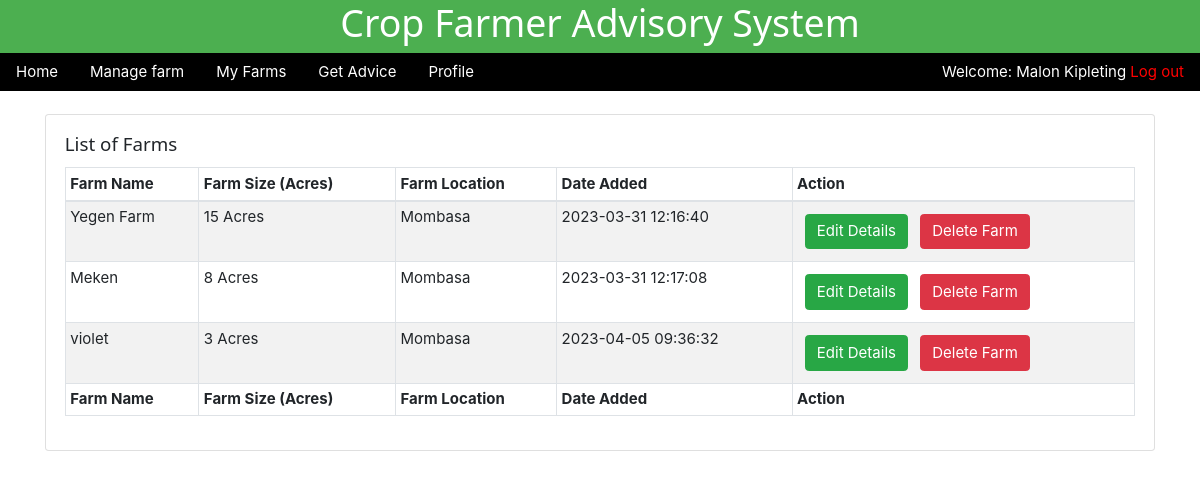
The app's page /farms.php (signed in) with its own data.
### tables this page shows
CREATE TABLE `farm_details` (
  `id` int(11) NOT NULL,
  `farm_id` varchar(255) NOT NULL,
  `farm_name` varchar(255) NOT NULL,
  `farm_location` varchar(255) NOT NULL,
  `farm_size` varchar(100) NOT NULL,
  `date_added` timestamp NOT NULL DEFAULT CURRENT_TIMESTAMP
);

CREATE TABLE `county_details` (
  `id` int(11) NOT NULL,
  `county_id` varchar(20) NOT NULL,
  `county_name` varchar(50) NOT NULL
);

### farms.php (the view, shortened to what this page needs)
<?php
include 'connection.php';
$name =  $_SESSION['farmerFname'] . " ". $_SESSION['farmerLname'];
$farmer_id = $_SESSION['farmerId'];
?>
<!DOCTYPE html>
<html>
<head>
     <?php
include './components/header.php';
?>
 </head>
<body>
	<?php
include './components/navbar.php';
?>
<div class="container">
	<div class="row">
		<div class="col-md-12">
		<div class="card">
                        <div class="card-body">
                            <h5 class="card-title">List of Farms</h5>
                            <table id="dtBasicExample" class="table table-striped table-bordered table-sm"
                                cellspacing="0" width="100%">
                                <thead>
                                    <tr>
                                        <th>Farm Name</th>
                                        <th>Farm Size (Acres)</th>
                                        <th>Farm Location</th>
                                        <th>Date Added</th>
                                        <th>Action</th>
                                    </tr>
                                </thead>
                                <tbody>
                                    <?php
  if($farmer_id){
      $data_fetch_query = "SELECT * FROM `farm_details`
	INNER JOIN farmer_owner_details ON farmer_owner_details.farm_id = farm_details.farm_id
	INNER JOIN county_details ON county_details.county_id = farm_details.farm_location
	";
      $data_result = mysqli_query($db, $data_fetch_query);
      if ($data_result->num_rows > 0){
          while($row = $data_result->fetch_assoc()) {
              $farm_id = $row['farm_id'];
              $farm_name = $row['farm_name'];
              $farm_size = $row['farm_size'];
              $farm_loc = $row['county_id'];
              $farm_location = $row['county_name'];
              $date_created = $row['date_added'];
      echo "<tr> <td>" .$farm_name.  "</td>";
      echo "<td>" .$farm_size." "."Acres"."</td>";
      echo "<td>" .$farm_location."</td>";
      echo "<td>" .$date_created."</td>";
      echo "<td>
      <form method ='POST' action=''>
      <input  type='text' hidden name='Farm_id' value='$farm_id'>
      <input type='submit' data-farm_id='$farm_id'  data-farm_name='$farm_name' data-farm_size='$farm_size' data-farm_location='$farm_loc' value='Edit Details' name='edit-farm-btn' class='btn btn-success edit-farm-modal-btn m-2'>
      <input type='submit' data-id= '$farm_id' value='Delete Farm'  class='btn btn-danger deleteFarmBtn'>
      </form>
      </td> </tr>";
      }
      }else{
      echo "<td>"."No Data Found"."</td>";
      }
      } else{
          echo "<td>"."No farms available"."</td>";
      }
?>
                                </tbody>
                                <tfoot>
                                    <tr>
									<th>Farm Name</th>
									<th>Farm Size (Acres)</th>
                                        <th>Farm Location</th>
										<th>Date Added</th>
                                        <th>Action</th>
                                    </tr>
                                </tfoot>
                            </table>
                        </div>
                    </div>
		</div>
	</div>
</div>
</body>
</html>

### components/header.php (shortened to what this page needs)
 <link rel="stylesheet" href="css/w3css.css">
<link rel="stylesheet" href="./static/bs/css/bootstrap.min.css">
 <link href="css/style.css" rel="stylesheet" type="text/css" />

### components/navbar.php
<div id="">
            <fieldset class="w3-green">
                <div id="" >
            <h1><center>Crop Farmer Advisory System<center></h1>
            <div class="w3-bar w3-black">
                <a href="home.php" class="w3-bar-item w3-button">Home</a>
                <a href="manage.php" class="w3-bar-item w3-button ">Manage farm</a>
                <a href="farms.php" class="w3-bar-item w3-button">My Farms</a>
                <a href="advice.php" class="w3-bar-item w3-button">Get Advice</a>
                <a href="update.php" class="w3-bar-item w3-button">Profile</a>
                <div class="w3-bar-item w3-right">
                Welcome: <?php echo $name; ?>
  <a  href='logout.php' style="color:red">Log out</a>
                </div>
            </div>
        </div>
            </fieldset>
                <br>
    </div>

### css/w3css.css (style rules this page uses)
html { box-sizing:border-box }
*,*:before,*:after { box-sizing:inherit }
html { -ms-text-size-adjust:100%;-webkit-text-size-adjust:100% }
body { margin:0 }
a { background-color:transparent;-webkit-text-decoration-skip:objects }
button,input,select,textarea { font:inherit;margin:0 }
button,input { overflow:visible }
button,html [type=button],[type=reset],[type=submit] { -webkit-appearance:button }
fieldset { border:1px solid #c0c0c0;margin:0 2px;padding:.35em .625em .75em }
html,body { font-family:Verdana,sans-serif;font-size:15px;line-height:1.5 }
html { overflow-x:hidden }
h1,h2,h3,h4,h5,h6,.w3-slim,.w3-wide { font-family:"Segoe UI",Arial,sans-serif }
h1 { font-size:36px }
h5 { font-size:18px }
h1,h2,h3,h4,h5,h6 { font-weight:400;margin:10px 0 }
a { color:inherit }
.w3-btn,.w3-btn-block,.w3-button { border:none;display:inline-block;outline:0;padding:6px 16px;vertical-align:middle;overflow:hidden;text-decoration:none!important;color:#fff;background-color:#000;text-align:center;cursor:pointer;white-space:nowrap }
.w3-button { color:#000;background-color:#f1f1f1;padding:8px 16px }
.w3-btn,.w3-btn-floating,.w3-btn-floating-large,.w3-closenav,.w3-opennav,.w3-btn-block,.w3-button { -webkit-touch-callout:none;-webkit-user-select:none;-khtml-user-select:none;-moz-user-select:none;-ms-user-select:none;user-select:none }
.w3-bar { width:100%;overflow:hidden }
.w3-bar .w3-bar-item { padding:8px 16px;float:left;background-color:inherit;color:inherit;width:auto;border:none;outline:none;display:block }
.w3-bar .w3-button { background-color:inherit;color:inherit;white-space:normal }
.w3-container:after,.w3-container:before,.w3-panel:after,.w3-panel:before,.w3-row:after,.w3-row:before,.w3-row-padding:after,.w3-row-padding:before,.w3-cell-row:before,.w3-cell-row:after, .w3-topnav:after,.w3-topnav:before,.w3-clear:after,.w3-clear:before,.w3-btn-group:before,.w3-btn-group:after,.w3-btn-bar:before,.w3-btn-bar:after,.w3-bar:before,.w3-bar:after { content:"";display:table;clear:both }
.w3-right { float:right!important }
.w3-green,.w3-hover-green:hover { color:#fff!important;background-color:#4CAF50!important }
.w3-black,.w3-hover-black:hover { color:#fff!important;background-color:#000!important }

### css/style.css (style rules this page uses)
html { padding:0; margin:0; }

### records on screen
farm_details: farm_name "Yegen Farm", farm_size "15", farm_location.county_name "Mombasa", date_added "2023-03-31 12:16:40"
farm_details: farm_name "Meken", farm_size "8", farm_location.county_name "Mombasa", date_added "2023-03-31 12:17:08"
farm_details: farm_name "violet", farm_size "3", farm_location.county_name "Mombasa", date_added "2023-04-05 09:36:32"

### other values on screen
$name "Malon Kipleting"
